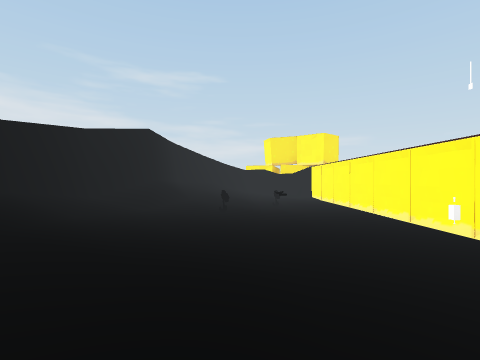
View 1 (above)

12 first-person views from a walk through a Unity game level. The camera is 1.5 m above the floor, looks level and sees 85° across. The floor is counted in squares, 2 m on a side. Each view is taken from the middle of a square. On the plan, view 1 faces up. The plan holds only what a view shows up to about 9 squares ahead; the rest is blank. The place goes on beyond the plan. The player character is not drawn. Some surface patterns are stand-ins.

View 2
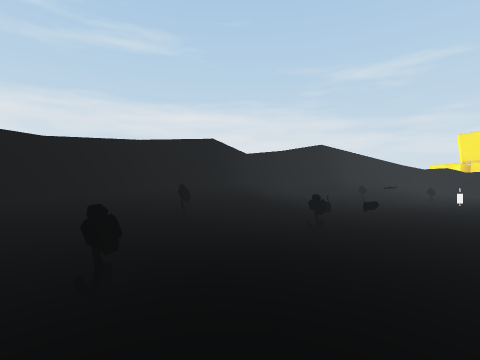

View 3
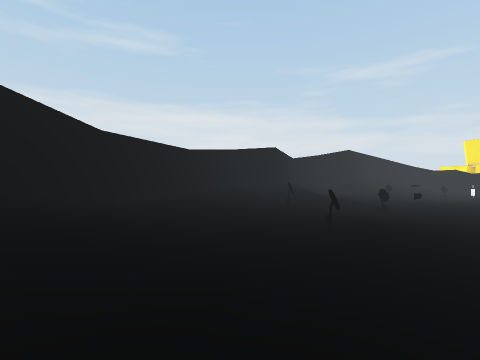

View 4
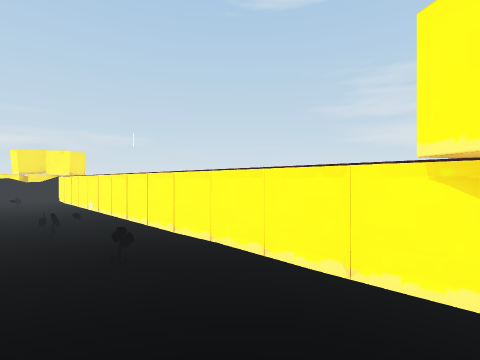

View 5
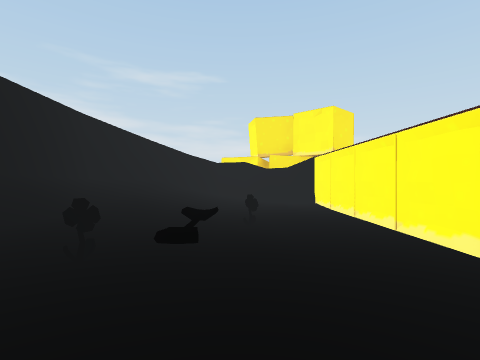

View 6
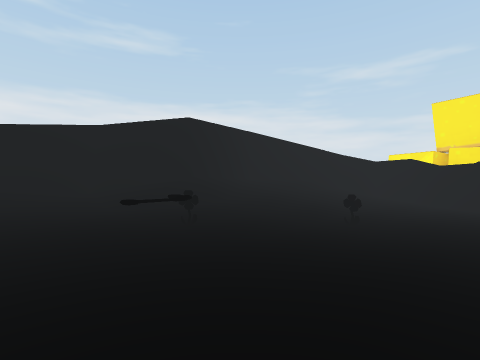

View 7
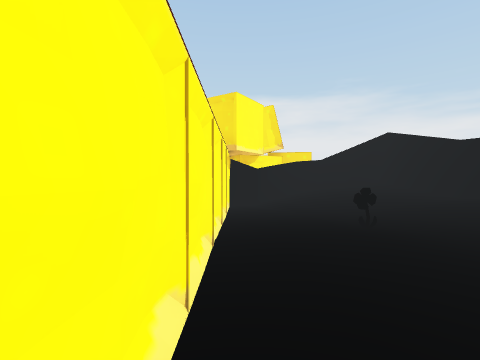

View 8
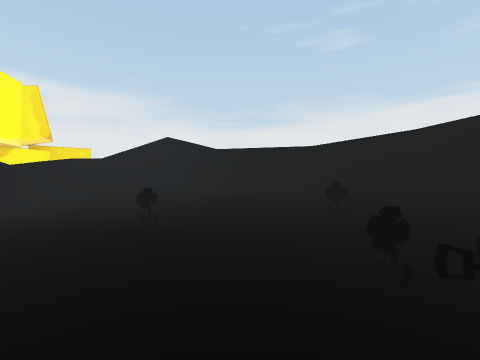

View 9
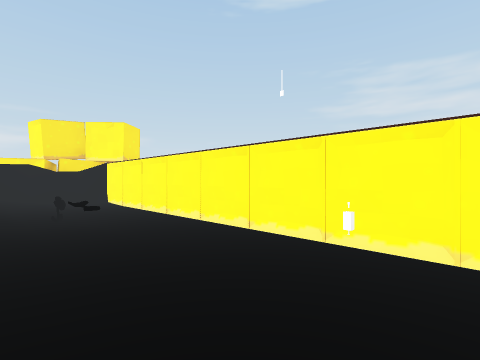

View 10
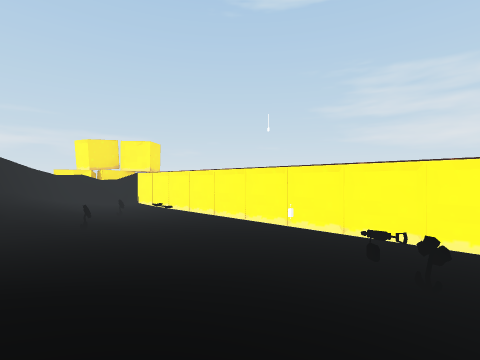

View 11
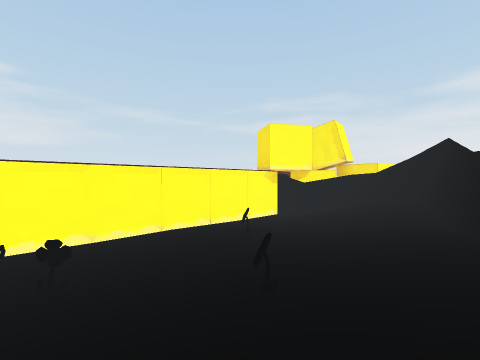

View 12
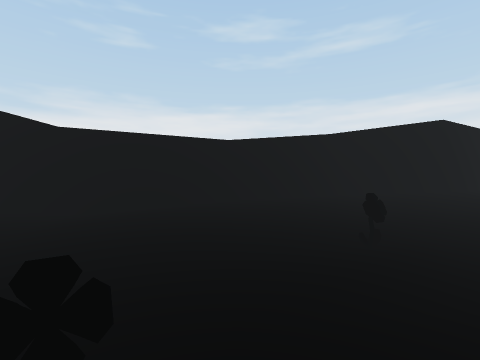

### Floor plan
Key: @ floor where view 1 was taken; # wall or solid block; . main floor; : floor 0.25 m higher than the main floor; + floor 0.5 m higher than the main floor; * floor 0.75 m higher than the main floor; % floor 1 m higher than the main floor; / step, stairs or slope; F flower; S shovel; P pump; O other object.
Columns run from 4 left of view 1 to 4 right of it. Each row starts with its distance up from view 1.
 15      O
 14     OOOO
 13    ###OO
 12   ##/:/##
 11   #//:..#
 10   //:...#
  9  #/*:F..#
  8  #/+:...#
  7  #/::...#
  6  #/:F...#
  5  /+:.S..#
  4 #/+::...#
  3  //+:.P.#
  2  #%+:...#
  1  #%+:OO.#
  0  #*+@F..#
 -1  #%F:::.#
 -2  #%+:F::#
 -3  ##*+:::#
 -4   #*+::.#
 -5   #/*+::#
 -6   ##//+:#
 -7    ######
 -8      OOO
 -9      OO

Where each view was taken, in squares from view 1:
view 1: 0 up, 0 right, facing up
view 2: 3 down, 3 right, facing up-left
view 3: 6 down, 3 right, facing up-left
view 4: 6 down, 0 right, facing up-right
view 5: 4 up, 1 right, facing up
view 6: 4 up, 3 right, facing up-left
view 7: 1 up, 3 right, facing down
view 8: 1 up, 3 right, facing down-left
view 9: 2 up, 0 right, facing up-right
view 10: 0 up, 2 left, facing up-right
view 11: 1 up, 2 left, facing down-right
view 12: 2 down, 2 right, facing left
